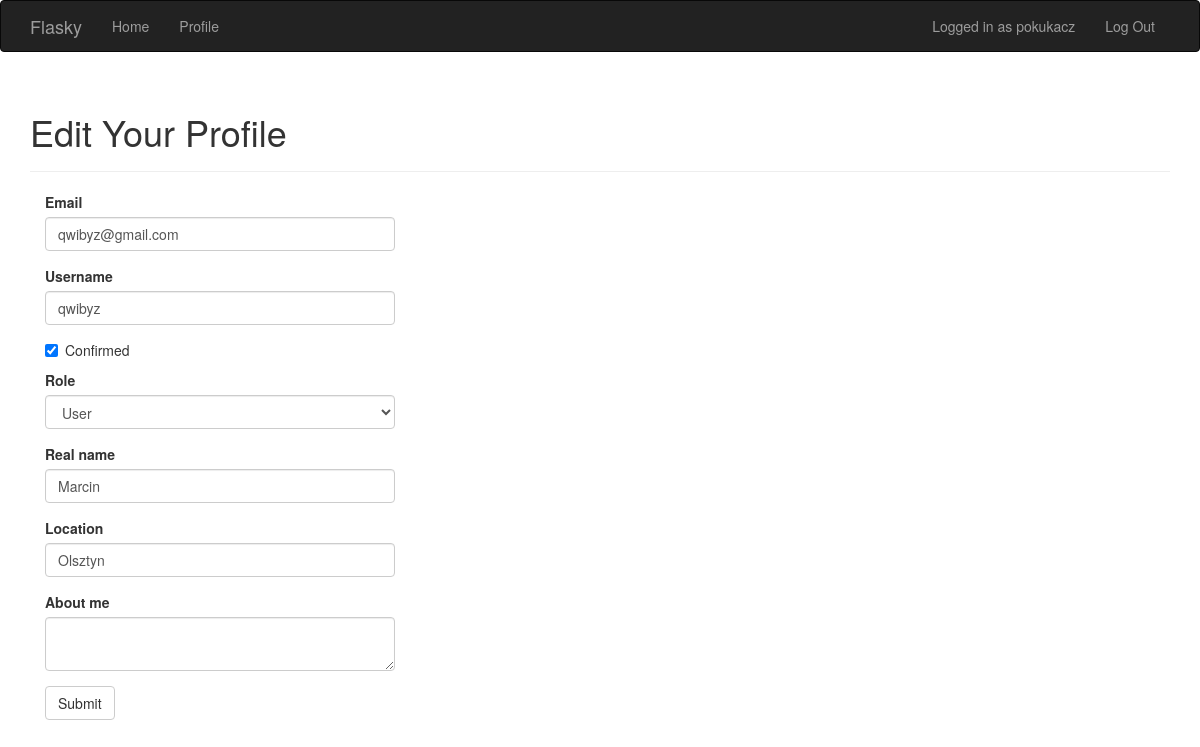
The page /edit-profile/2 (signed in) on the database its author committed.
### app/models.py (models this page shows, shortened)
class User(UserMixin, db.Model):
    __tablename__ = 'users'
    id = db.Column(db.Integer, primary_key=True)
    email = db.Column(db.String(64), unique=True, index=True)
    username = db.Column(db.String(64), unique=True, index=True)
    role_id = db.Column(db.Integer, db.ForeignKey('roles.id'))
    password_hash = db.Column(db.String(128))
    confirmed = db.Column(db.Boolean, default=False)
    name = db.Column(db.String(64))
    location = db.Column(db.String(64))
    about_me = db.Column(db.Text())
    member_since = db.Column(db.DateTime(), default=datetime.now(timezone.utc))
    last_seen = db.Column(db.DateTime(), default=datetime.now(timezone.utc))
    avatar_hash = db.Column(db.String(32))
    posts = db.relationship('Post', backref='author', lazy='dynamic')
    followed = db.relationship('Follow',
                               foreign_keys=[Follow.follower_id],
                               backref=db.backref('follower', lazy='joined'),
                               lazy='dynamic',
                               cascade='all, delete-orphan')
    followers = db.relationship('Follow',
                                foreign_keys=[Follow.followed_id],
                                backref=db.backref('followed', lazy='joined'),
                                lazy='dynamic',
                                cascade='all, delete-orphan')
    @property
    def password(self):
        raise AttributeError('Password is not a readable attribute')
    def can(self, perm):
        return self.role is not None and self.role.has_permission(perm)
    def ping(self):
        self.last_seen = datetime.now(timezone.utc)
        db.session.add(self)
        db.session.commit()

### app/main/views.py (the view, shortened to what this page needs)
@main.route('/edit-profile/<int:id>', methods=['GET', 'POST'])
@login_required
@admin_required
def edit_profile_admin(id):
    user = User.query.get_or_404(id)
    form = EditProfileAdminForm(user=user)
    form.email.data = user.email
    form.username.data = user.username
    form.confirmed.data = user.confirmed
    form.role.data = user.role_id
    form.name.data = user.name
    form.location.data = user.location
    form.about_me.data = user.about_me
    return render_template('edit_profile.html', form=form, user=user)

### app/main/forms.py (shortened to what this page needs)
class EditProfileAdminForm(FlaskForm):
    email = StringField('Email', validators=[DataRequired(), Length(1, 64), Email()])
    username = StringField('Username', validators=[DataRequired(),
                                        Length(1, 64), Regexp('^[A-Za-z][A-Za-z0-9_.]*$', 0,
                                        'Usernames must have only letters, numbers, dots or '
                                        'underscores')])
    confirmed = BooleanField('Confirmed')
    role = SelectField('Role', coerce=int)
    name = StringField('Real name', validators=[Length(0, 64)])
    location = StringField('Location', validators=[Length(0, 64)])
    about_me = TextAreaField('About me')
    submit = SubmitField('Submit')
    def __init__(self, user, *args, **kwargs):
        super(EditProfileAdminForm, self).__init__(*args, **kwargs)
        self.role.choices = [(role.id, role.name)
                             for role in Role.query.order_by(Role.name).all()]
        self.user = user

### app/auth/views.py (called while the page is built)
@auth.before_app_request
def before_request():
    if current_user.is_authenticated:
        current_user.ping()  # Aktualizacja last_seen przy każdej autoryzowane
        if not current_user.confirmed \
            and request.blueprint != 'auth' \
            and request.endpoint != 'static':
            return redirect(url_for('auth.unconfirmed'))

### app/main/__init__.py (called while the page is built)
@main.app_context_processor
def inject_permissions():
    return dict(Permission=Permission)

### app/models.py (called while the page is built)
@login_manager.user_loader
def load_user(user_id):
    return User.query.get(int(user_id))

    def has_permission(self, perm):
        return self.permissions & perm == perm

### app/templates/edit_profile.html (shortened to what this page needs)
{% extends "base.html" %}
{% import "bootstrap/wtf.html" as wtf %}
{% block page_content %}
<div class="page-header">
    <h1>Edit Your Profile</h1>
</div>
<div class="col-md-4">
    {{ wtf.quick_form(form) }}
</div>
{% endblock %}

### app/templates/base.html (shortened to what this page needs)
{% extends "bootstrap/base.html" %}
{% block head %}
{{ super() }}
<link rel="stylesheet" type="text/css" href="{{ url_for('static', filename='styles.css') }}">
{% endblock %}
{% block navbar %}
<div class="navbar navbar-inverse" role="navigation">
    <div class="container">
        <div class="navbar-header">
            <a class="navbar-brand" href="/">Flasky</a>
        </div>
        <div class="navbar-collapse collapse">
            <ul class="nav navbar-nav">
                <li><a href="/">Home</a></li>
                {% if current_user.is_authenticated %}
                <li><a href="{{ url_for('main.user', username=current_user.username) }}">Profile</a></li>
                {% endif %}
            </ul>
            <ul class="nav navbar-nav navbar-right">
                {% if current_user.is_authenticated %}
                <li><a href="#">Logged in as {{ current_user.username }}</a></li>
                <li><a href="{{ url_for('auth.logout') }}">Log Out</a></li>
                {% else %}
                <li><a href="{{ url_for('auth.login') }}">Log In</a></li>
                {% endif %}
        </div>
    </div>
</div>
{% endblock %}
{% block content %}
<div class="container">
    {% block page_content %}{% endblock %}
</div>
{% endblock %}

### rows shown on the page
User: username "pokukacz"
User: email "qwibyz@gmail.com", username "qwibyz", confirmed "☑", role "User", name "Marcin", location "Olsztyn"
